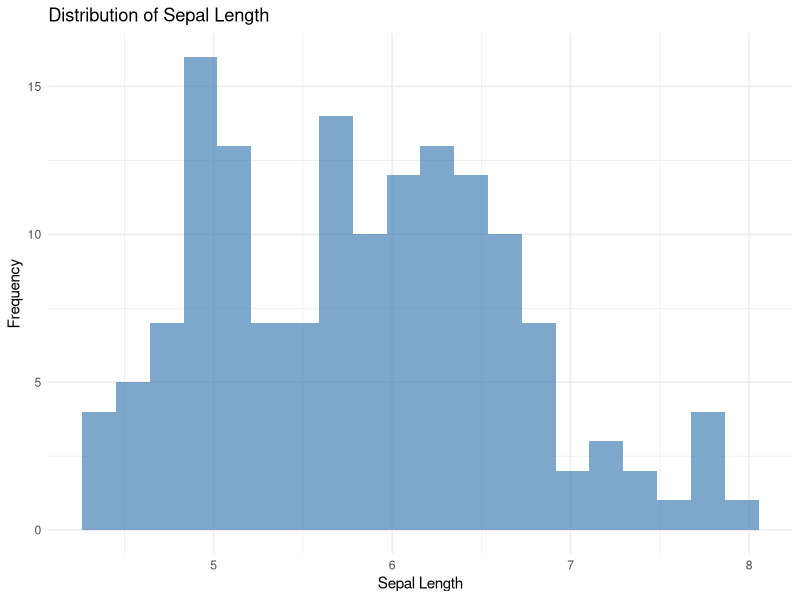
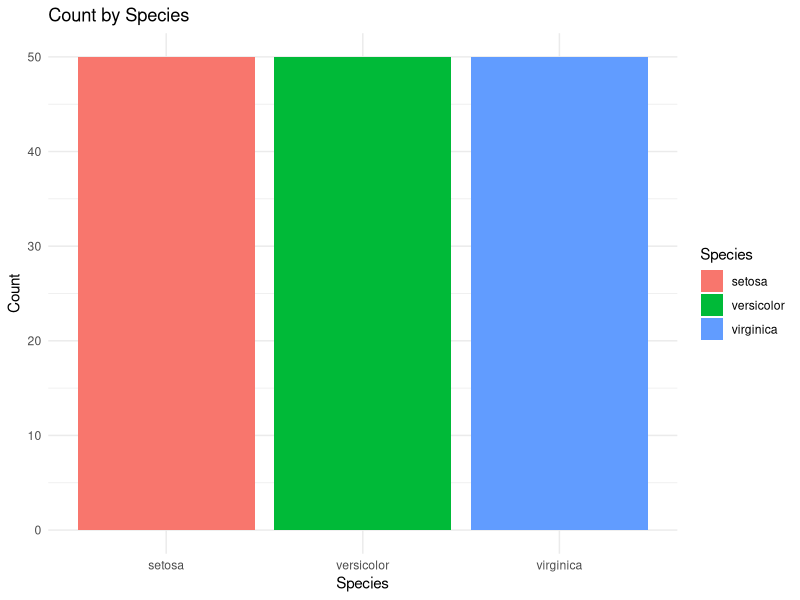

The R script that drew these images, in order:
# Load necessary libraries
library(ggplot2)
library(dplyr)
library(caret)

# Assignment 1
# Step 1: Load iris dataset
df <- iris

# Step 2: Convert Data Types (no dates in iris, skip date parsing)
# Convert Species to factor (already is, but good practice)
df$Species <- as.factor(df$Species)

# Summary of dataset
summary(df)

# Step 3: Exploratory Data Analysis (EDA)
# Histogram of Sepal.Length
ggplot(df, aes(x = Sepal.Length)) +
  geom_histogram(fill = "steelblue", bins = 20, alpha = 0.7) +
  theme_minimal() +
  labs(title = "Distribution of Sepal Length", x = "Sepal Length", y = "Frequency")

# Bar chart of Species counts
ggplot(df, aes(x = Species, fill = Species)) +
  geom_bar() +
  theme_minimal() +
  labs(title = "Count by Species", x = "Species", y = "Count")

# Step 4: Handle Missing Values (iris has none, but demonstration included)
# Check and fill NAs
df[is.na(df)] <- 0  # or use median if numeric
# Example: Impute Sepal.Width if it had NA
# df$Sepal.Width[is.na(df$Sepal.Width)] <- median(df$Sepal.Width, na.rm = TRUE)

# Step 5: Remove Duplicates
df <- df[!duplicated(df), ]

# Step 6: Standardization & Normalization
num_cols <- names(df)[sapply(df, is.numeric)]

# Standardization (Z-score)
df[num_cols] <- scale(df[num_cols])

# Min-Max Normalization (optional — if needed after scaling)
normalize_minmax <- function(x) {
  return((x - min(x)) / (max(x) - min(x)))
}
df[num_cols] <- as.data.frame(lapply(df[num_cols], normalize_minmax))

# Step 7: Encode Categorical Variables
# Use dummyVars to convert Species into dummy variables
df_encoded <- dummyVars(" ~ .", data = df) %>%
  predict(df) %>%
  as.data.frame()

# Step 8: Save the Clean Dataset
write.csv(df_encoded, "cleaned_iris_dataset.csv", row.names = FALSE)
print("Clean dataset saved as 'cleaned_iris_dataset.csv'")
